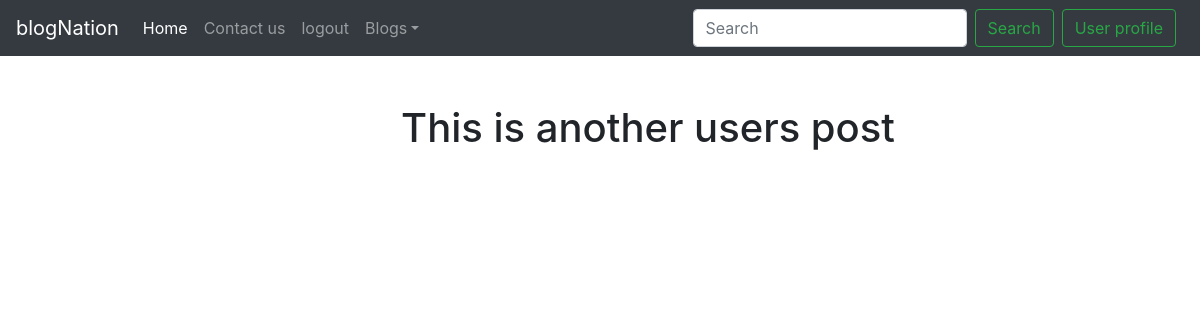
The app's page /update/4 (signed in), older data.
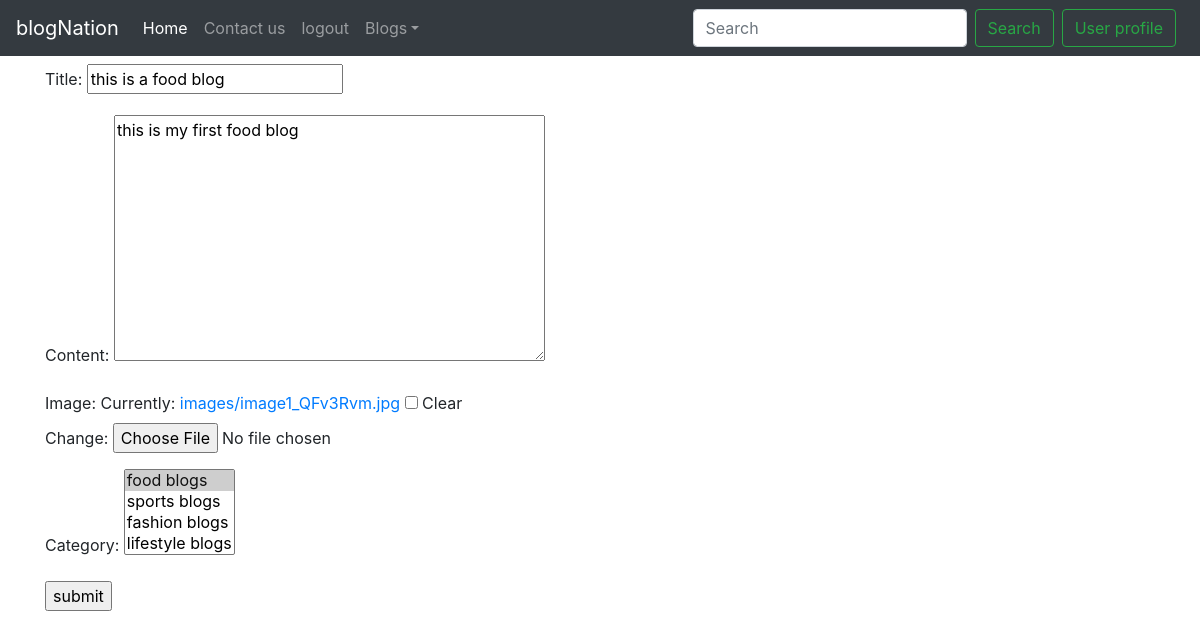
The same page, newer data.
### blogapp/models.py (models this page shows, shortened)
class BlogTimeStamp(models.Model):
   created_at = models.DateTimeField(auto_now_add=True)
   updated_at = models.DateTimeField(auto_now_add=True)
   class Meta:
      abstract = True

class Post(BlogTimeStamp):
   author = models.ForeignKey(User, on_delete=models.CASCADE)
   title = models.CharField(max_length=100)
   content = models.TextField(max_length=2000, null=True, blank=True)
   slug = models.SlugField(max_length=1000, null=True, blank=True)
   image = models.ImageField(upload_to='images/', null=True, blank=True)
   posted_on = models.DateTimeField(auto_now=True)
   category = models.ManyToManyField(Category)

### blogapp/views.py (the view)
# urls.py: path('update/<int:pk>', views.PostUpdateView.as_view(), name='update'),
class PostUpdateView(UpdateView):
    model = Post
    form_class = PostForm
    success_url = "/thanks"

### blogapp/forms.py
class PostForm(forms.ModelForm):
    class Meta:
        model = Post
        fields = ['title', 'content', 'image', 'category', 'author']
        widgets = {'author': forms.HiddenInput()}

### blogapp/models.py (called while the page is built)
   def __str__(self):
      return f"{self.name}"

### templates/blogapp/post_form.html (shortened to what this page needs)
{%extends 'base.html'%}
{% block body %}
<form class = "container my-2" action="" method="post" enctype="multipart/form-data">
    {% if perms.blogapp.delete_post and user == post.author%}
    {{form.as_p}}
    <input type="submit" value="submit">
    {%else%}
    <div class="container m-5" align="center">
        <h1>This is another users post</h1>
      </div>
    {%endif%}
</form>
{% endblock  %}

Row changes from the older to the newer data that the page shows:
now on this page (row edited): Post: title "this is a food blog", content "this is my first food blog"
Text that changed along with them:
form field as_p: (not shown) → "☐"
form field category: (not shown) → "food blogs ☑ / sports blogs / fashion blogs / lifestyle blogs"
form field value: (not shown) → "submit"
text no longer shown: "This is another users post"
text now shown: "Title: Content: Image: Currently: images/image1_QFv3Rvm.jpg Clear Change: Category:"
